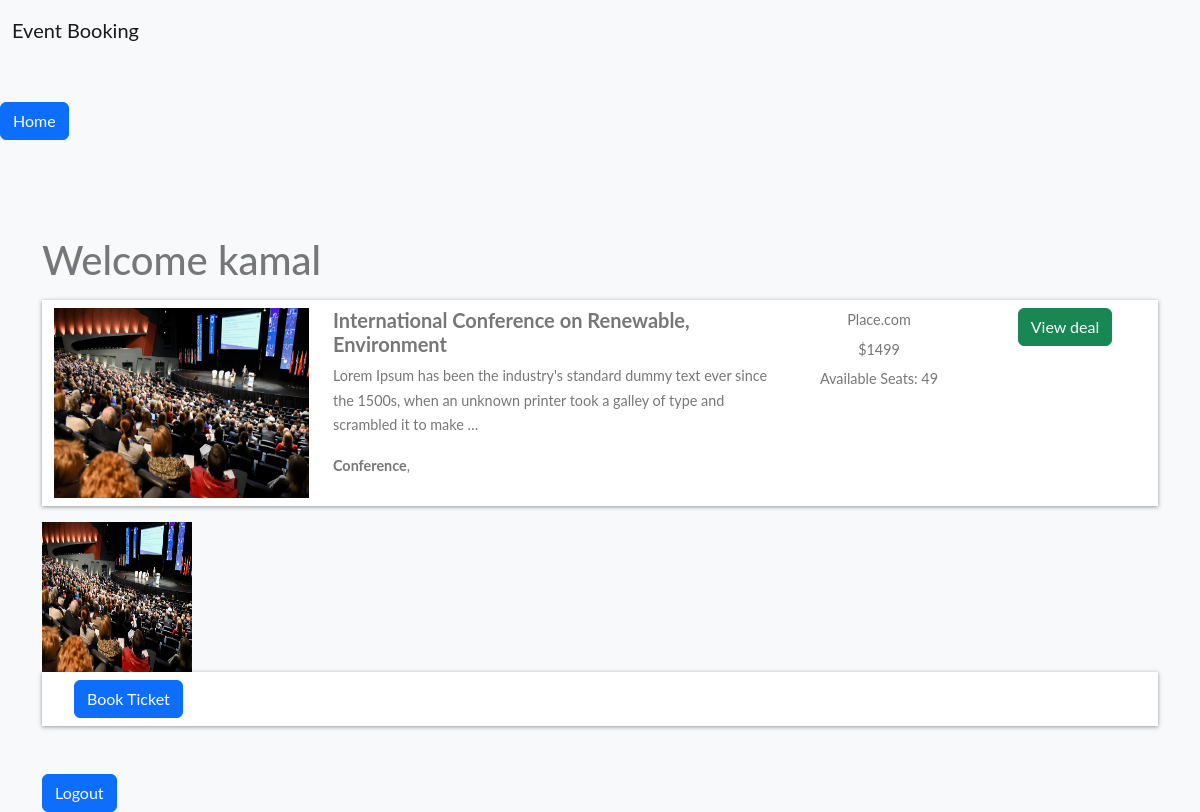
The page /hotel-detail/d25d5e6f0a09403585171c74890a771d/ (signed in) on the database its author committed.
### home/models.py (models this page shows, shortened)
class BaseModel(models.Model):
    uid = models.UUIDField(default=uuid.uuid4   , editable=False , primary_key=True)
    created_at = models.DateField(auto_now_add=True)
    updated_at = models.DateField(auto_now_add=True)
    class Meta:
        abstract = True

class Hotel(BaseModel):
    hotel_name= models.CharField(max_length=100)
    hotel_price = models.IntegerField()
    description = models.TextField()
    amenities = models.ManyToManyField(Amenities)
    room_count = models.IntegerField(default=10)

class HotelImages(BaseModel):
    hotel= models.ForeignKey(Hotel ,related_name="images", on_delete=models.CASCADE)
    images = models.ImageField(upload_to="hotels")

class Amenities(BaseModel):
    amenity_name = models.CharField(max_length=100)

### home/views.py (the view, shortened to what this page needs)
# urls.py: path('hotel-detail/<uid>/' , hotel_detail , name="hotel_detail"),
def hotel_detail(request,uid):
    hotel_obj = Hotel.objects.get(uid = uid)
    return render(request , 'hotel_detail.html' ,{
        'hotels_obj' :hotel_obj
    })

### home/templates/hotel_detail.html (shortened to what this page needs)
{% extends "base.html" %}
{%  block start %}
<a href="/" class="btn btn-primary mt-5 ">Home</a>
<div class="container mt-5 pt-5">
    <h1>Welcome {{user.username}}</h1>
    <div class="row search-card-result">
        <div class="col-md-3">
        <a href="/hotel-detail/{{hotels_obj.uid}}">
            <img class="img-fluid" src="/media/{{hotels_obj.images.first.images}}" alt="Card image cap">
        </a></div>
        <div class="col-md-5">
            <h5>{{hotels_obj.hotel_name}}</h5>
            <p>
                {{hotels_obj.description|truncatechars:150}}
            </p>
            <p>
                {%for amenitie in hotels_obj.amenities.all %}
                <b>{{amenitie.amenity_name}}</b>,
                {% endfor %}
            </p>
        </div>
        <div class="col-md-2 border-left text-center more-offers">
            <p>Place.com</p>
            <p>${{hotels_obj.hotel_price}}</p>
            <p>Available Seats: {{hotels_obj.room_count}}</p>
        </div>
        <div class="col-md-2 border-left text-center more-offers">
            <div class="btn btn-success">View deal </div>
        </div>
    </div>
    <div class="row">
        {% for image in hotels_obj.images.all %}
        <div class="col-md-3">
            <img src="/media/{{image.images}}" style="height: 150px ; width:150px">
        </div>
        {% endfor %}
    </div>
    {% if request.user.is_authenticated %}
    <div class="filter-card">
        <form method="post">
            {% if hotels_obj.room_count %}
            <div class="row form-group">
                <div class="col-md-12">
                    <input type="submit" class="btn btn-primary btn-block" value="Book Ticket">
                </div>
            </div>
            {% else %}
            <h1>Seat Full</h1>
            {% endif %}
        </form>
    </div>
    <a href="/logout/" class="btn btn-primary mt-5 ">Logout</a>
    {% else %}
    <a href="/login/" class="btn btn-primary mt-5 ">Login</a>
    <a href="/register/" class="btn btn-primary mt-5 ">Register</a>
    {% endif %}
</div>
{% endblock %}

### home/templates/base.html (style rules this page uses)
body { font-family: "Lato", Arial, sans-serif; font-weight: 400; font-size: 16px; line-height: 1.7; background: #fff; color: #777; }
.search-card-result { box-shadow: 0px 1px 4px rgba(41, 51, 57, 0.5); margin: 1rem 0; padding: 0.5rem 0; background-color: #fff; }
.search-card-result img { height: 190px; }
.search-card-result h5 { font-style: 1.1rem; font-weight: 700; }
.search-card-result p { font-size: 0.9rem; }
.search-card-result .more-offers p { margin-bottom: 0.3rem; }
.filter-card { padding: 0; background: #fff; color: black; }
.filter-card form { box-shadow: 0px 1px 4px rgba(41, 51, 57, 0.5); padding: 0.5rem 2rem; }

### rows shown on the page
Hotel: images.first.images (picture), hotel_name "International Conference on Renewable, Environment", description "Lorem Ipsum has been the industry's standard dummy text ever since the 1500s, when an unknown printer took a galley of type and scrambled it to make …", hotel_price "1499", room_count "49"
Amenities: amenity_name "Conference"
HotelImages: images (picture)

### other values the page prints
{{ user.username }} "kamal"
